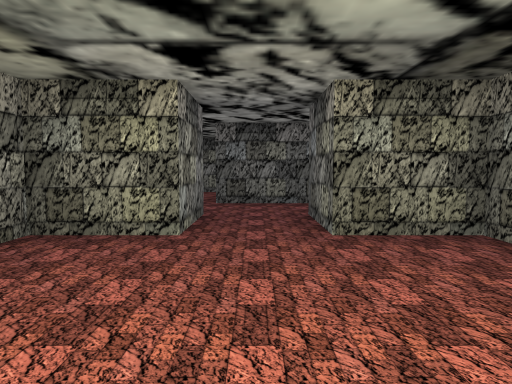
view 1 (above)

24 first-person views from a walk through a scene from a Unity 3-D project. The camera is 1.3 m above the floor, tilts 4° down and sees 75° across. Doors are open. The floor is counted in squares, 2 m on a side. Each view is taken from the middle of a square. On the plan, view 1 faces up. The plan holds only what a view shows up to about 10 squares ahead; the rest is blank. The player character is not drawn.

view 2
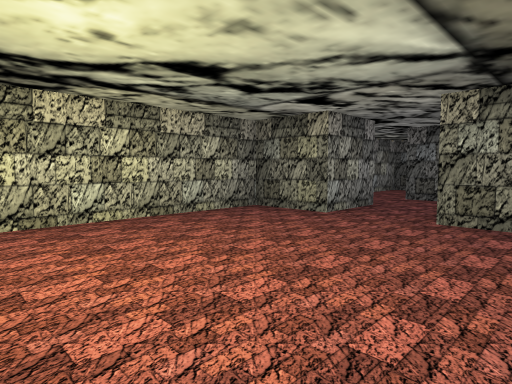

view 3
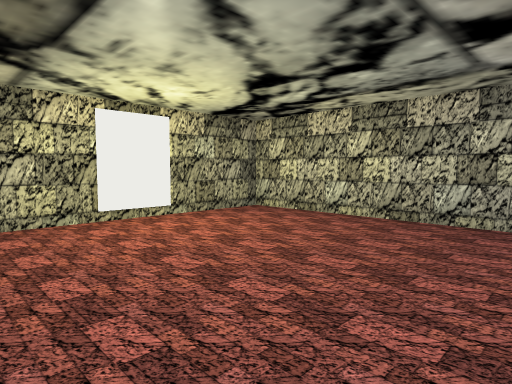

view 4
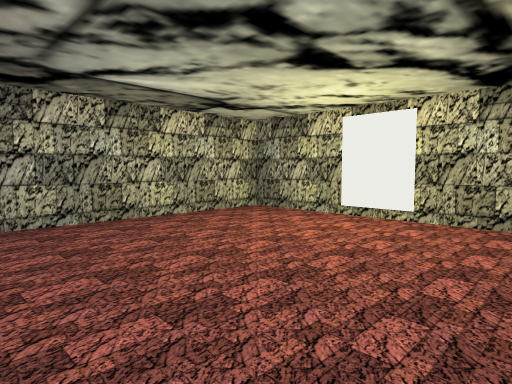

view 5
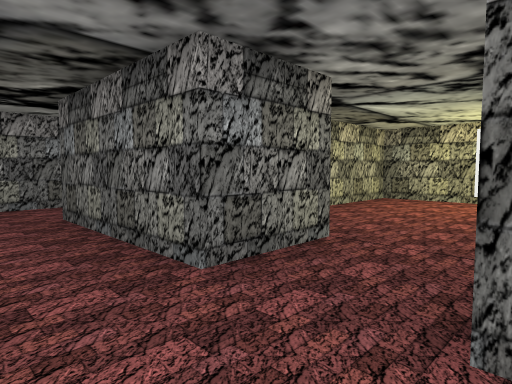

view 6
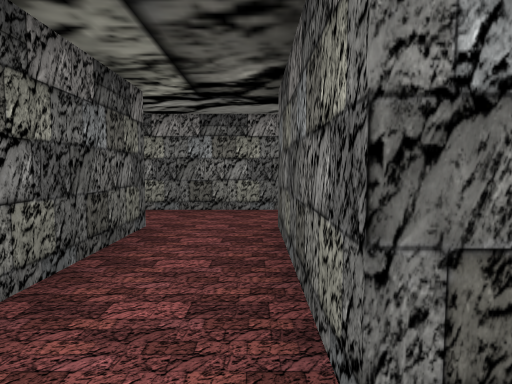

view 7
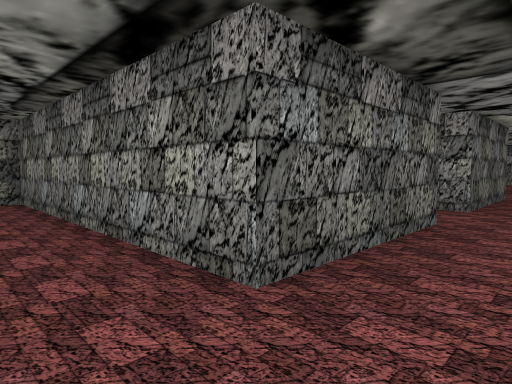

view 8
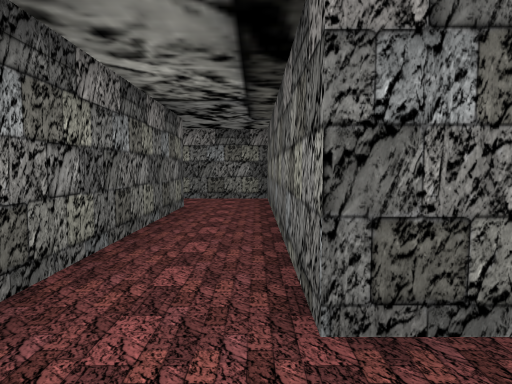

view 9
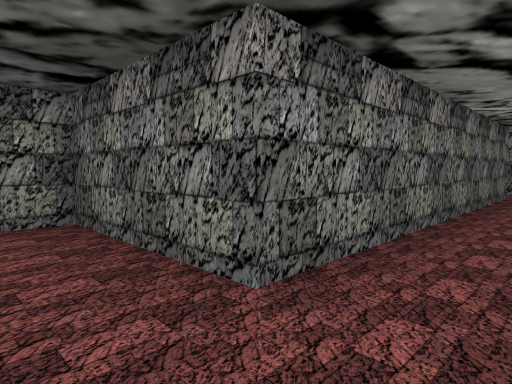

view 10
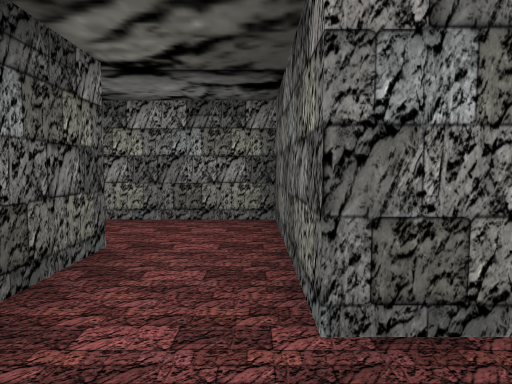

view 11
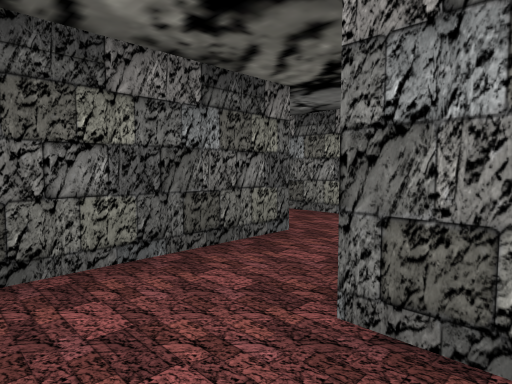

view 12
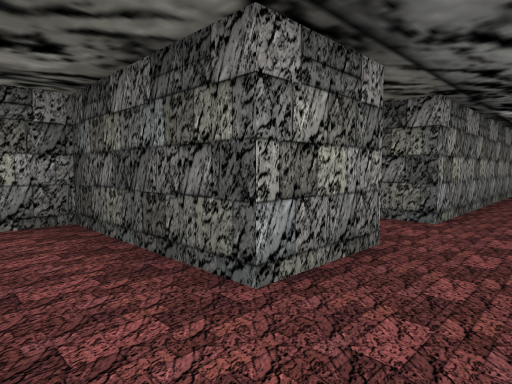

view 13
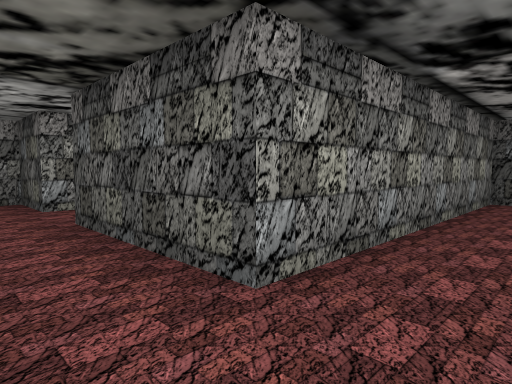

view 14
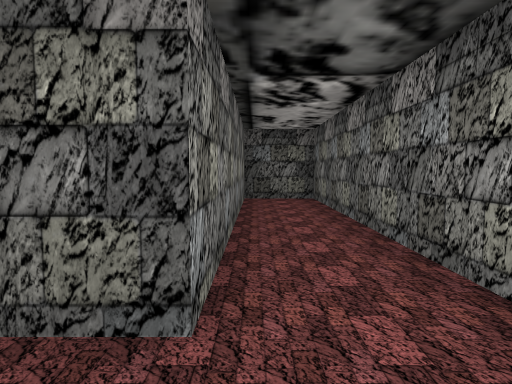

view 15
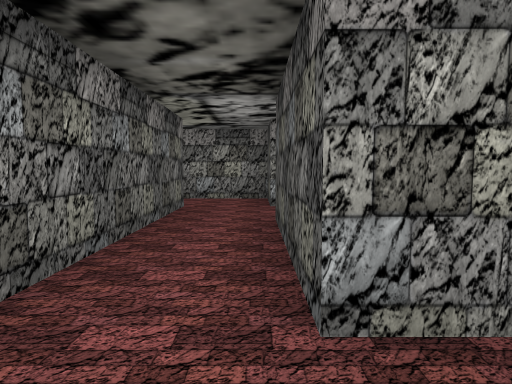

view 16
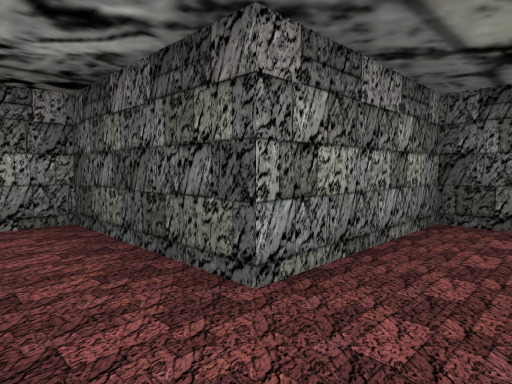

view 17
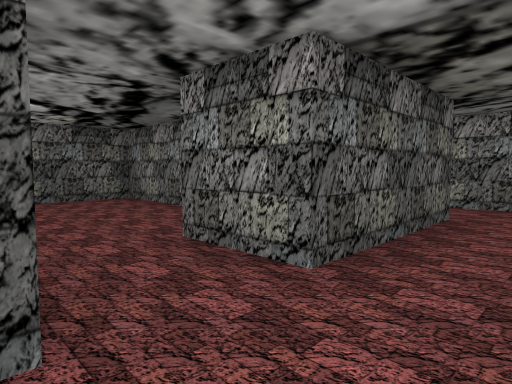

view 18
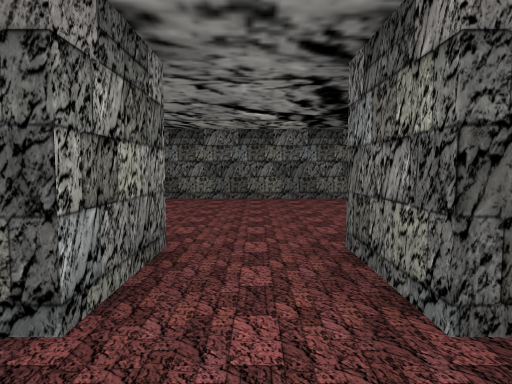

view 19
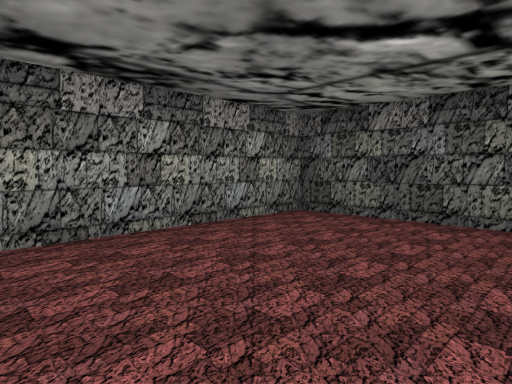

view 20
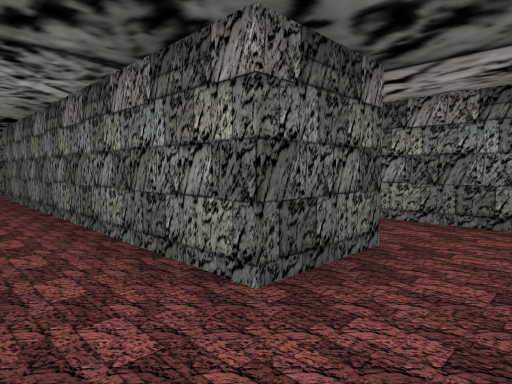

view 21
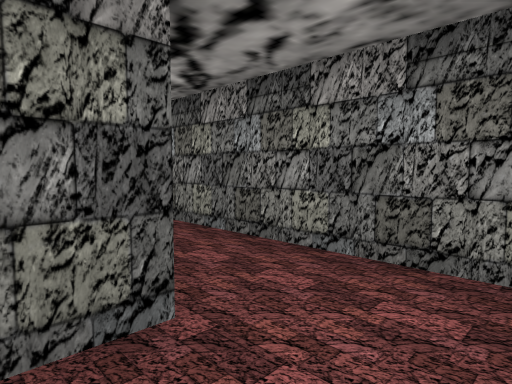

view 22
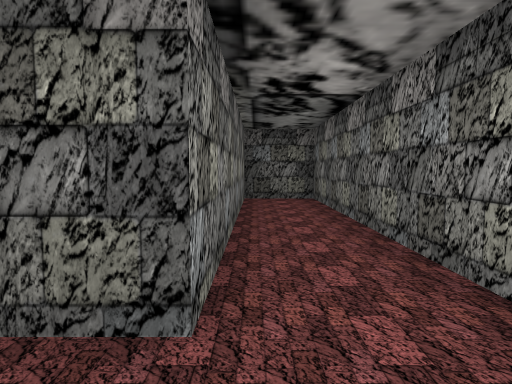

view 23
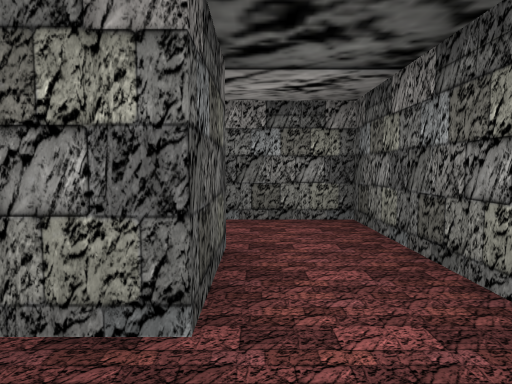

view 24
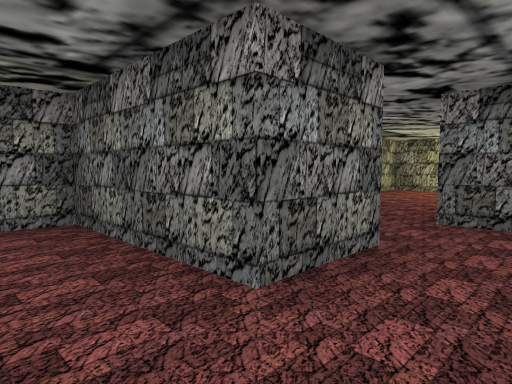

### Floor plan
Points are (right, up) in squares from view 1. A wall is a line through its corners. A room is listed if a view was taken in it or the views show most of it. See-through windows are left out.
Room 1 (views 1, 2, 3, 4)
walls: (-0.7, 4.7) (-0.7, 3.3) (-2.2, 3.3) (-2.2, -1.2) (2.2, -1.2) (2.2, 3.3) (0.7, 3.3)
ways out: open door at (0, 4) to room 2
Room 2 (views 5, 6, 7, 8, 11, 20, 21, 23)
walls: (3.8, 6.2) (-0.8, 6.2); (0.7, 3.3) (0.7, 4.7) (3.7, 4.7) (3.7, -1.2) (6.6, -1.2); (6.8, 0.2) (5.2, 0.2) (5.2, 7.7); (-2.6, 4.7) (-0.7, 4.7)
ways out: open door at (0, 4) to room 1; opening at (4.5, 7) to room 3; opening at (6, -0.5) to room 8; opening at (-1.5, 7) to room 9; opening at (-3, 5.5)
Room 3 (views 9, 10)
walls: (5.2, 7.7) (6.4, 7.7); (6.8, 9.2) (3.7, 9.2) (3.7, 8.5)
ways out: opening at (4.5, 7) to room 2; opening at (6, 8.5) to room 4
Room 4 (view 12)
walls: (6.4, 7.7) (8.3, 7.7) (8.3, 10.4); (6.8, 10.9) (6.8, 9.2)
ways out: opening at (6, 8.5) to room 3; opening at (7.5, 10) to room 5
Room 5 (views 13, 14, 15, 17, 18)
walls: (8.3, 10.4) (8.3, 18.3) (6.8, 18.3) (6.8, 12.3) (3.8, 12.3); (2.2, 10.8) (6.5, 10.8); (2.3, 13.8) (2.3, 12.3) (0.8, 12.3) (0.8, 10.4)
ways out: opening at (7.5, 10) to room 4; opening at (1.5, 10) to room 6; open door at (3, 13) to room 7
Room 6 (view 16)
walls: (0.8, 10.4) (0.8, 9.2); (0.4, 7.7) (2.2, 7.7) (2.2, 8.5)
ways out: opening at (1.5, 10) to room 5; opening at (0, 8.5) to room 9
Room 7 (view 19)
walls: (5.2, 16) (5.2, 18.3) (0.8, 18.3) (0.8, 14.4); (3.8, 12.3) (3.8, 13.8)
ways out: open door at (3, 13) to room 5
Room 8 (view 22)
walls: (6.6, -1.2) (8.3, -1.2) (8.3, 6.2) (6.8, 6.2) (6.8, 0.2)
ways out: opening at (6, -0.5) to room 2
Room 9 (view 24)
walls: (-0.8, 6.2) (-0.8, 7.7) (0.4, 7.7); (0.8, 9.2) (-2.2, 9.2) (-2.2, 7.9)
ways out: opening at (-1.5, 7) to room 2; opening at (0, 8.5) to room 6

Positions as (right, up) in squares from view 1, and headings:
1: (0, 0), facing up
2: (2, -1), facing up-left
3: (2, 3), facing down-left
4: (-2, 3), facing down-right
5: (-1, 6), facing down-right
6: (0, 5), facing right
7: (5, 6), facing down-left
8: (4, 6), facing down
9: (4, 9), facing down-right
10: (4, 8), facing right
11: (4, 7), facing up-right
12: (8, 8), facing up-left
13: (8, 11), facing up-left
14: (7, 11), facing up
15: (8, 12), facing left
16: (2, 8), facing up-left
17: (2, 11), facing up-right
18: (3, 11), facing up
19: (4, 14), facing up-left
20: (4, -1), facing up-right
21: (6, -1), facing up-right
22: (7, -1), facing up
23: (4, 0), facing right
24: (-2, 9), facing down-right
